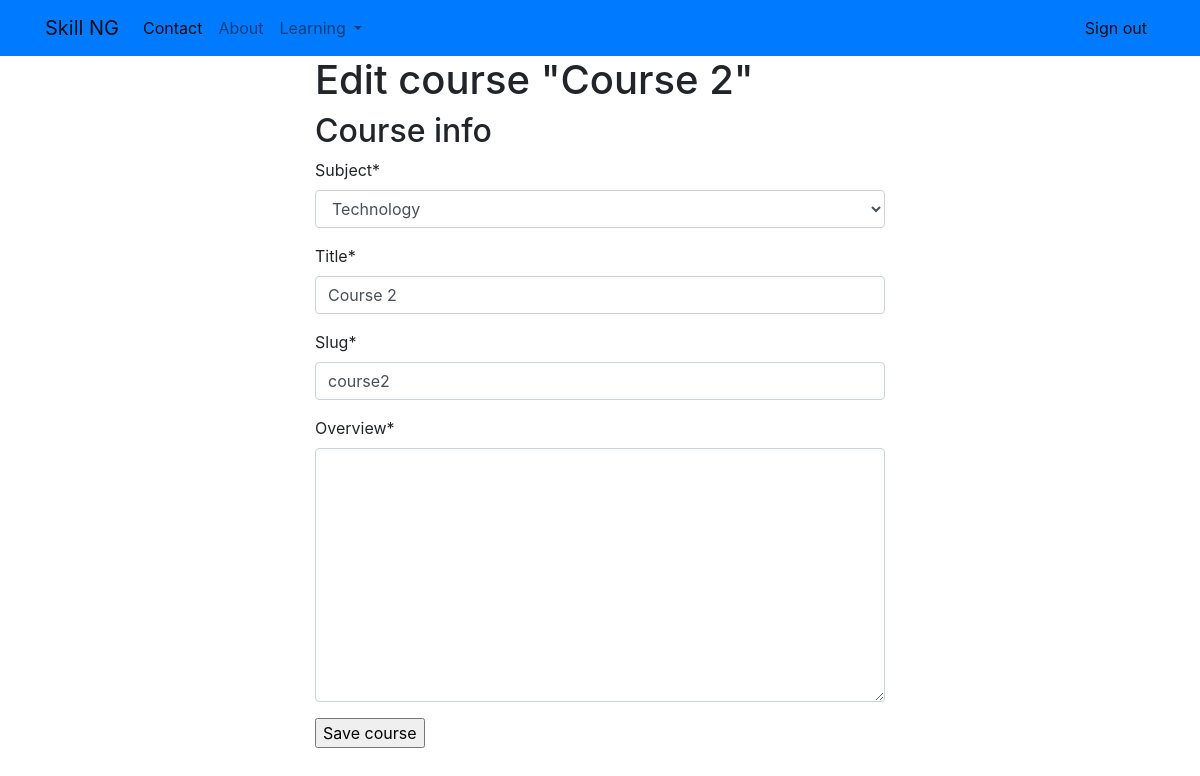
/course/2/edit/ (signed in), run on an earlier commit of the app's database.
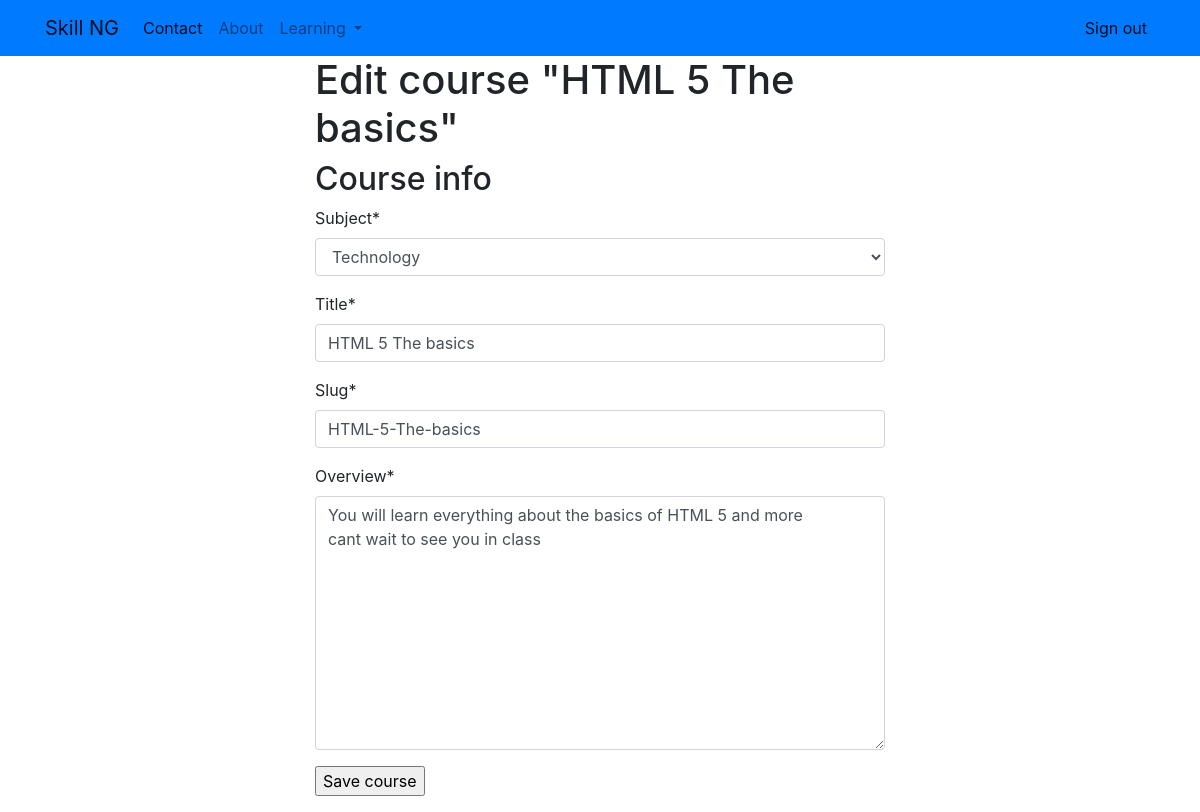
And on a later commit of the database.
### courses/models.py (models this page shows, shortened)
class Course(models.Model):
    owner= models.ForeignKey(User, on_delete=models.CASCADE)
    subject=models.ForeignKey(Subject, on_delete=models.CASCADE, related_name='courses')
    title=models.CharField(max_length=200)
    slug=models.SlugField(max_length=200, unique=True)
    overview= models.TextField()
    created= models.DateTimeField(auto_now_add=True)
    students = models.ManyToManyField(User, related_name='courses_joined', blank=True)
    class Meta:
        ordering=['-created']

class Subject(models.Model):
    title=models.CharField(max_length=200)
    slug=models.SlugField(max_length=200, unique=True)
    class Meta:
        ordering=['title']
    def __str__(self):
        return self.title

### courses/views.py (the view)
# urls.py: path('<pk>/edit/', views.CourseUpdateView.as_view(), name='course_edit'),
class CourseUpdateView(OwnerCourseEditMixin, UpdateView):
    permission_required = 'courses.view_course'

### courses/views.py (called while the page is built)
    def get_queryset(self):
        qs = super().get_queryset()
        return qs.filter(owner=self.request.user)

### courses/templates/manage/course/form.html (shortened to what this page needs)
{% extends "base.html" %}
{% load crispy_forms_tags %}
{% block content %}
<div class="container offset-3 col-md-6">
    <h1>
    {% if object %}
        Edit course "{{ object.title }}"
    {% else %}
        Create a new course
    {% endif %}
    </h1>
    <div class="module">
        <h2>Course info</h2>
        <form method="post">
        {{ form|crispy }}
        <p><input type="submit" value="Save course"></p>
        </form>
    </div>
</div>
{% endblock %}

What changed in the data, as far as the page shows it:
changed Course "Technology": title "Course 2" → "HTML 5 The basics"; slug "course2" → "HTML-5-The-basics"; overview (not shown) → "You will learn everything about the basics of HTML 5 and more cant wait to see you in class"
changed through a linked row, Subject: title "Course 2" → "HTML 5 The basics"
